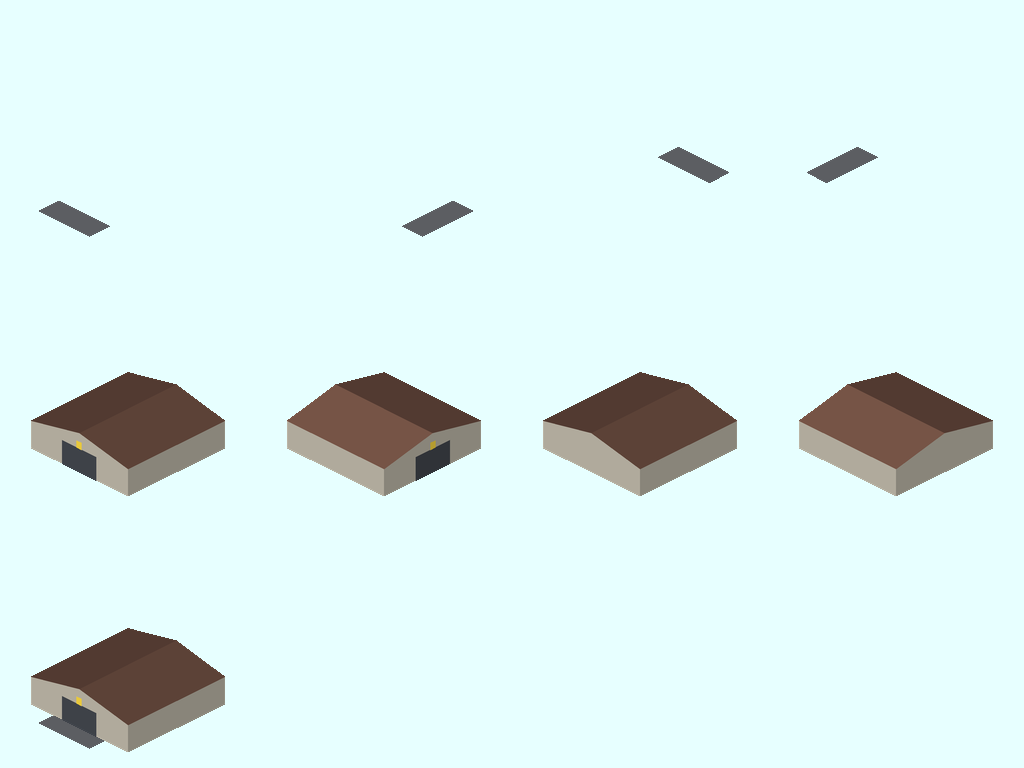
#> input picture objects/depot/road_depot/road_depot.png, 1024 x 768 px
$ python -i run.py   (imports and definitions only)
#> lines starting #> are read from the running program, lines starting #| are printed output that depends on the picture
"""車両の描画位置の試験（docs/vehicles.md の「試験」）。MIT License。

用意したゲームの作業フォルダで本体を起動し、tools/vehicle_check/course.nut で道路の輪と車庫と編成を置き、
編成が走る間に、編成ごとに画面の真ん中へ飛んで撮る（本体はスクリプトから止めると戻せないので、止めずに撮る）。向き（8 方向）ごとに 1 枚ずつ残す。

    python -X utf8 tools/vehicle_check/run.py --env <検証環境> --save flat_512_left_v64 --out <撮った絵の場所> \n        --port 47880 --vehicle pak256_sample_bus

- ゲームの用意・起動・閉じ方・後片付けは tools/game.py（docs/game-check.md）。検証環境を写した作業フォルダで走らせ、pak256 の
  pak は build/pak/ の物（先に tools/build.py。--pak で別のフォルダ）を入れる。昼夜は止めてある。
- 道路の車庫は AMI の物（ami_road_depot。#64）を使う。別の車庫を試すときは --depot で名前を渡し、
  足りない物は --extra-pak で別の pak から借りる（借りた物はコミットしない）。
- MCP のクライアント（OTRP 本体のリポジトリの mcp_client.py）は --mcp-client か環境変数 MCP_CLIENT。
- Windows で動かす前提。
- 通行の向きは保存データで決まる（本体の設定。スクリプトからは変えられない）。左側通行と右側通行の保存データを 1 つずつ流す。
"""
import argparse
import os
import re
import sys
import time

from PIL import Image, ImageStat

HERE = os.path.dirname(os.path.abspath(__file__))
sys.path.insert(0, os.path.dirname(HERE))
from game import Game, add_pak_argument  # noqa: E402

# gui.jump で飛んだタイルの中心が出る所の、画面の真ん中からのずれ（1600x900・拡大 3。測り方は docs/game-check.md の「画面の中心」）
JUMP_X, JUMP_Y = 96, 125
# 輪の寸法（course.nut と同じにする）
W, D, H = 10, 6, 8


# [33 lines left out: functions where, convoys, not called in this run]


def keep_shot(path, dx=0, dy=0, threshold=60):
    """撮った画面が夜でなければ、編成のまわりを 2 倍（最近傍）にした切り抜き <名前>_zoom.png も書いて True。

    画面の真ん中は gui.jump で飛んだタイル。(dx, dy) は撮った後の編成のタイルのずれ（256px のタイルで画面へ直す）。
    """
#> called with dx = 0, dy = 0, threshold = 60
    img = Image.open(path).convert("RGB")
#> img is the input picture: PIL image 1024x768 RGB; mean R, G, B 218.8, 238.5, 237.5
    w, h = img.size
#> w = 1024; h = 768
    cx = w // 2 + JUMP_X + 128 * (dx - dy)
#> cx = 608
    cy = h // 2 + JUMP_Y + 64 * (dx + dy)
#> cy = 509
    box = (cx - 256, cy - 160, cx + 256, cy + 160)
#> box = (352, 349, 864, 669)
    crop = img.crop(box)
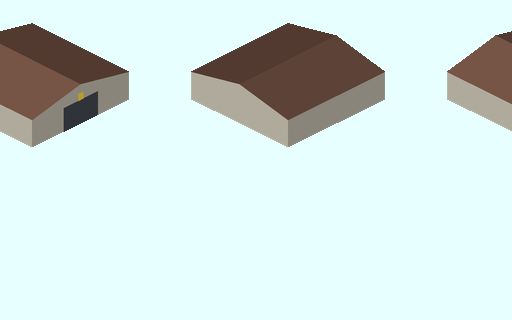
#> crop: PIL image 512x320 RGB; mean R, G, B 209.7, 225.6, 223.5
    mean = sum(ImageStat.Stat(crop).mean) / 3
#> mean = 219.6
    if mean < threshold:
        return False
    crop.resize((crop.width * 2, crop.height * 2), Image.NEAREST).save(path[:-4] + "_zoom.png")
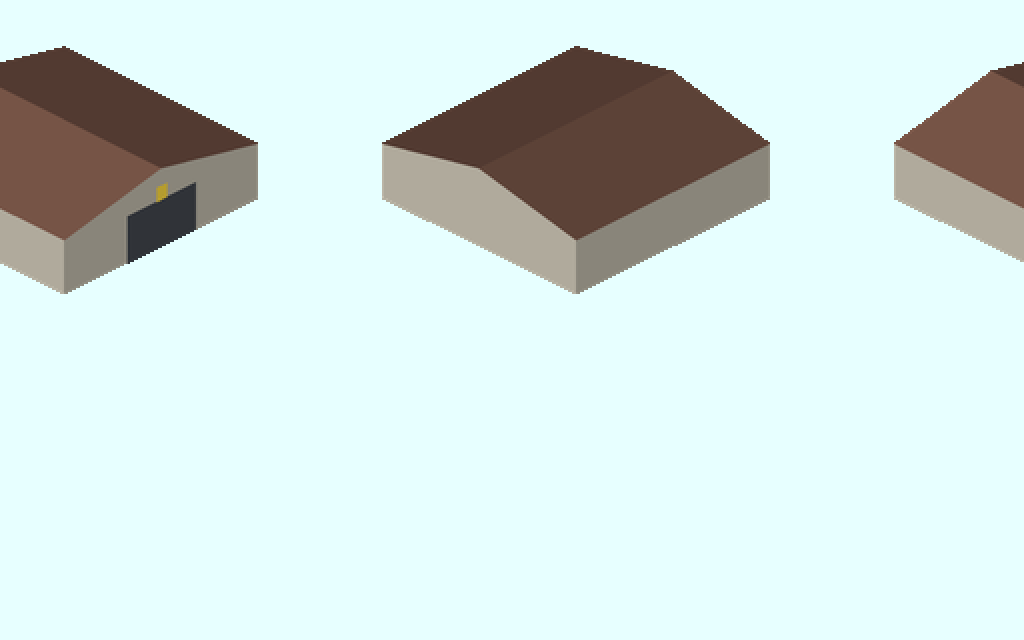
#> saved as road_depot_zoom.png: PIL image 1024x640 RGB; mean R, G, B 209.7, 225.6, 223.5
    return True


# [66 lines left out: function main, not called in this run]


# [2 lines not run here, left out]

>>> result = keep_shot('../../objects/depot/road_depot/road_depot.png')
